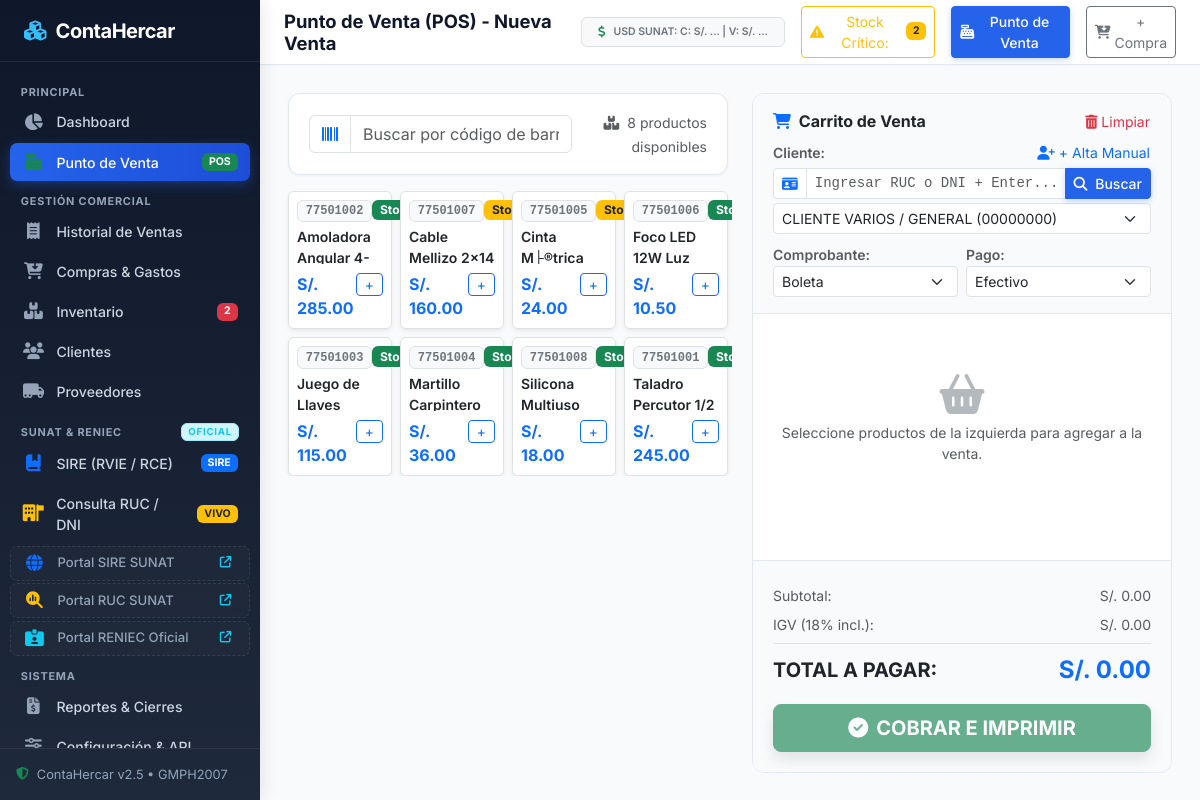
Screenshot of /venta_nueva.php with the database file from the repository.
### tables this page shows
CREATE TABLE `productos` (
  `id` int(11) NOT NULL AUTO_INCREMENT,
  `codigo_barra` varchar(50) NOT NULL,
  `nombre` varchar(150) NOT NULL,
  `categoria_id` int(11) DEFAULT NULL,
  `descripcion` text DEFAULT NULL,
  `precio_compra` decimal(10,2) NOT NULL DEFAULT 0.00,
  `precio_venta` decimal(10,2) NOT NULL DEFAULT 0.00,
  `stock` int(11) NOT NULL DEFAULT 0,
  `stock_minimo` int(11) NOT NULL DEFAULT 5,
  `unidad_medida` varchar(20) DEFAULT 'UNID',
  `estado` tinyint(1) DEFAULT 1,
  `created_at` timestamp NOT NULL DEFAULT current_timestamp(),
  `updated_at` timestamp NOT NULL DEFAULT current_timestamp() ON UPDATE current_timestamp(),
  PRIMARY KEY (`id`),
  UNIQUE KEY `codigo_barra` (`codigo_barra`),
  KEY `categoria_id` (`categoria_id`),
  CONSTRAINT `productos_ibfk_1` FOREIGN KEY (`categoria_id`) REFERENCES `categorias` (`id`) ON DELETE SET NULL
);

CREATE TABLE `configuracion` (
  `id` int(11) NOT NULL AUTO_INCREMENT,
  `nombre_empresa` varchar(150) NOT NULL DEFAULT 'ContaHercar S.A.C.',
  `ruc_empresa` varchar(20) NOT NULL DEFAULT '20601234567',
  `direccion` varchar(255) DEFAULT 'Av. Principal 123, Lima - Per├║',
  `telefono` varchar(50) DEFAULT '+51 987 654 321',
  `email` varchar(100) DEFAULT 'contacto@contahercar.com',
  `moneda_simbolo` varchar(10) DEFAULT 'S/.',
  `moneda_nombre` varchar(30) DEFAULT 'Soles',
  `impuesto_nombre` varchar(20) DEFAULT 'IGV',
  `impuesto_porcentaje` decimal(5,2) DEFAULT 18.00,
  `api_ruc_url` varchar(255) DEFAULT 'https://api.apis.net.pe/v2/sunat/ruc?numero={numero}',
  `api_dni_url` varchar(255) DEFAULT 'https://api.apis.net.pe/v2/reniec/dni?numero={numero}',
  `api_ruc_token` varchar(255) DEFAULT '',
  `api_ruc_provider` varchar(50) DEFAULT 'apisnet',
  `updated_at` timestamp NOT NULL DEFAULT current_timestamp() ON UPDATE current_timestamp(),
  `sire_client_id` varchar(255) DEFAULT '',
  `sire_client_secret` varchar(255) DEFAULT '',
  `sire_usuario_sol` varchar(50) DEFAULT '',
  `sire_clave_sol` varchar(50) DEFAULT '',
  `sire_ambiente` varchar(20) DEFAULT 'beta',
  PRIMARY KEY (`id`)
);

### config/app.php (called while the page is built, shortened)
<?php
function getSystemConfig() {
    static $config = null;
    if ($config !== null) {
        return $config;
    }
    $pdo = getDBConnection();
    $stmt = $pdo->query("SELECT * FROM configuracion ORDER BY id ASC LIMIT 1");
    $config = $stmt->fetch();
    return $config;
}
function formatMoney($amount) {
    $cfg = getSystemConfig();
    $symbol = $cfg['moneda_simbolo'] ?? 'S/.';
    return $symbol . ' ' . number_format((float)$amount, 2, '.', ',');
}

### venta_nueva.php (the view, shortened to what this page needs)
<?php
require_once __DIR__ . '/includes/header.php';
$pdo = getDBConnection();
$cfg = getSystemConfig();
$clientes = $pdo->query("SELECT id, nombre_razon_social, num_doc, tipo_doc FROM clientes ORDER BY (num_doc = '00000000') DESC, nombre_razon_social ASC")->fetchAll();
$productos = $pdo->query("SELECT p.*, c.nombre as categoria_nombre
    FROM productos p
    LEFT JOIN categorias c ON p.categoria_id = c.id
    WHERE p.estado = 1 AND p.stock > 0
    ORDER BY p.nombre ASC")->fetchAll();
?>
<div class="pos-wrapper">
    <div class="pos-products">
        <div class="card-custom mb-3">
            <div class="card-custom-body py-3">
                <div class="row g-2 align-items-center">
                    <div class="col-12 col-md-8">
                        <div class="input-group">
                            <span class="input-group-text bg-white"><i class="fa fa-barcode text-primary"></i></span>
                            <input type="text" id="posBusqueda" class="form-control" placeholder="Buscar por código de barras o nombre de producto..." autofocus>
                        </div>
                    </div>
                    <div class="col-12 col-md-4 text-end">
                        <span class="text-muted small"><i class="fa fa-boxes-stacked me-1"></i> <span id="posTotalDisponibles"><?= count($productos) ?></span> productos disponibles</span>
                    </div>
                </div>
            </div>
        </div>
        <div class="row g-2" id="gridProductos" style="max-height: calc(100vh - 220px); overflow-y: auto;">
            <?php foreach ($productos as $p): ?>
                <div class="col-6 col-sm-4 col-md-3 item-card-prod"
                     data-id="<?= $p['id'] ?>"
                     data-nombre="<?= htmlspecialchars($p['nombre']) ?>"
                     data-codigo="<?= htmlspecialchars($p['codigo_barra']) ?>"
                     data-precio="<?= $p['precio_venta'] ?>"
                     data-stock="<?= $p['stock'] ?>"
                     data-unidad="<?= htmlspecialchars($p['unidad_medida']) ?>"
                     onclick="agregarAlCarrito(<?= htmlspecialchars(json_encode($p)) ?>)">
                    <div class="card h-100 p-2 border shadow-sm cursor-pointer" style="cursor: pointer; transition: transform 0.15s, border-color 0.15s;">
                        <div class="d-flex justify-content-between align-items-start mb-1">
                            <span class="badge bg-light text-secondary border small font-monospace"><?= htmlspecialchars($p['codigo_barra']) ?></span>
                            <span class="badge <?= $p['stock'] <= $p['stock_minimo'] ? 'bg-warning text-dark' : 'bg-success' ?> small">
                                Stock: <?= $p['stock'] ?>
                            </span>
                        </div>
                        <div class="fw-semibold text-dark text-truncate-2 small mb-2" style="height: 38px; overflow: hidden;" title="<?= htmlspecialchars($p['nombre']) ?>">
                            <?= htmlspecialchars($p['nombre']) ?>
                        </div>
                        <div class="d-flex justify-content-between align-items-baseline mt-auto">
                            <span class="text-primary fw-bold fs-6"><?= formatMoney($p['precio_venta']) ?></span>
                            <button type="button" class="btn btn-sm btn-outline-primary py-0 px-2" title="Agregar">+</button>
                        </div>
                    </div>
                </div>
            <?php endforeach; ?>
        </div>
    </div>
    <div class="pos-cart">
        <form method="POST" action="venta_nueva.php" id="formVentaPos" class="d-flex flex-column h-100">
            <div class="pos-cart-header">
                <div class="d-flex align-items-center justify-content-between mb-2">
                    <h6 class="mb-0 fw-bold text-dark"><i class="fa fa-cart-shopping text-primary me-1"></i> Carrito de Venta</h6>
                    <button type="button" class="btn btn-sm btn-link text-danger text-decoration-none p-0" onclick="vaciarCarrito()">
                        <i class="fa fa-trash-can"></i> Limpiar
                    </button>
                </div>
                <div class="mb-2">
                    <div class="d-flex justify-content-between align-items-center mb-1">
                        <label class="form-label small fw-semibold text-muted mb-0">Cliente:</label>
                        <button type="button" class="btn btn-sm btn-link text-primary p-0 text-decoration-none small" data-bs-toggle="modal" data-bs-target="#modalClienteRapido">
                            <i class="fa fa-user-plus"></i> + Alta Manual
                        </button>
                    </div>
                    <div class="input-group input-group-sm mb-1">
                        <span class="input-group-text bg-white"><i class="fa fa-id-card text-primary"></i></span>
                        <input type="text" id="pos_ruc_rapido" class="form-control font-monospace" placeholder="Ingresar RUC o DNI + Enter..." maxlength="11" inputmode="numeric" pattern="[0-9]*" onkeydown="if(event.key==='Enter'){event.preventDefault(); buscarClientePorRucPos();}">
                        <button type="button" class="btn btn-primary" id="btnPosBuscarRuc" onclick="buscarClientePorRucPos()" title="Buscar o registrar automáticamente desde SUNAT">
                            <i class="fa fa-search me-1"></i> Buscar
                        </button>
                    </div>
                    <select name="cliente_id" id="pos_cliente_id" class="form-select form-select-sm" required>
                        <?php foreach ($clientes as $cl): ?>
                            <option value="<?= $cl['id'] ?>">
                                <?= htmlspecialchars($cl['nombre_razon_social']) ?> (<?= $cl['num_doc'] ?>)
                            </option>
                        <?php endforeach; ?>
                    </select>
                </div>
                <div class="row g-2">
                    <div class="col-6">
                        <label class="form-label small fw-semibold text-muted mb-0">Comprobante:</label>
                        <select name="tipo_comprobante" id="pos_tipo_comprobante" class="form-select form-select-sm">
                            <option value="Boleta">Boleta</option>
                        </select>
                    </div>
                    <div class="col-6">
                        <label class="form-label small fw-semibold text-muted mb-0">Pago:</label>
                        <select name="metodo_pago" id="pos_metodo_pago" class="form-select form-select-sm">
                            <option value="Efectivo">Efectivo</option>
                        </select>
                    </div>
                </div>
            </div>
            <div class="pos-cart-items" id="listaCarrito">
                <div class="text-center py-5 text-muted" id="carritoVacioMsg">
                    <i class="fa fa-basket-shopping fs-1 mb-2 text-secondary opacity-50"></i>
                    <p class="small mb-0">Seleccione productos de la izquierda para agregar a la venta.</p>
                </div>
            </div>
            <div class="pos-cart-footer">
                <div class="d-flex justify-content-between text-muted small py-1">
                    <span>Subtotal:</span>
                    <span id="lblPosSubtotal"><?= $cfg['moneda_simbolo'] ?> 0.00</span>
                </div>
                <div class="d-flex justify-content-between text-muted small py-1">
                    <span><?= htmlspecialchars($cfg['impuesto_nombre']) ?> (<?= (float)$cfg['impuesto_porcentaje'] ?>% incl.):</span>
                    <span id="lblPosImpuesto"><?= $cfg['moneda_simbolo'] ?> 0.00</span>
                </div>
                <div class="d-flex justify-content-between align-items-center py-2 border-top mt-1 mb-2">
                    <span class="fs-5 fw-bold text-dark">TOTAL A PAGAR:</span>
                    <span class="fs-4 fw-bold text-primary" id="lblPosTotal"><?= $cfg['moneda_simbolo'] ?> 0.00</span>
                </div>
                <button type="submit" class="btn btn-success btn-lg w-100 fw-bold d-flex align-items-center justify-content-center gap-2 shadow" id="btnCobrar" disabled>
                    <i class="fa fa-check-circle fs-5"></i> COBRAR E IMPRIMIR
                </button>
            </div>
        </form>
    </div>
</div>
<?php include __DIR__ . '/includes/footer.php'; ?>

### assets/css/style.css (style rules this page uses)
:root { --primary: #2563eb; --primary-dark: #1d4ed8; --primary-light: #eff6ff; --secondary: #64748b; --success: #10b981; --warning: #f59e0b; --danger: #ef4444; --info: #06b6d4; --dark: #0f172a; --dark-surface: #1e293b; --light-bg: #f8fafc; --border-color: #e2e8f0; --sidebar-width: 260px; --topbar-height: 65px; }
body { font-family: 'Inter', system-ui, -apple-system, BlinkMacSystemFont, 'Segoe UI', Roboto, Oxygen, Ubuntu, Cantarell, sans-serif; background-color: var(--light-bg); color: #334155; margin: 0; padding: 0; overflow-x: hidden; }
.card-custom { background: #ffffff; border: 1px solid var(--border-color); border-radius: 0.75rem; box-shadow: 0 1px 3px rgba(0, 0, 0, 0.05); margin-bottom: 1.5rem; transition: transform 0.2s, box-shadow 0.2s; }
.card-custom-body { padding: 1.25rem; }
.btn-primary { background-color: var(--primary); border-color: var(--primary); box-shadow: 0 2px 6px rgba(37, 99, 235, 0.25); font-weight: 500; }
.btn-success { background-color: var(--success); border-color: var(--success); box-shadow: 0 2px 6px rgba(16, 185, 129, 0.25); font-weight: 500; }
.pos-wrapper { display: grid; grid-template-columns: 1fr 420px; gap: 1.5rem; }
.pos-cart { background: #ffffff; border: 1px solid var(--border-color); border-radius: 0.75rem; display: flex; flex-direction: column; height: calc(100vh - 120px); position: sticky; top: 80px; }
.pos-cart-header { padding: 1rem 1.25rem; border-bottom: 1px solid var(--border-color); background: #f8fafc; border-top-left-radius: 0.75rem; border-top-right-radius: 0.75rem; }
.pos-cart-items { flex-grow: 1; overflow-y: auto; padding: 0.75rem; }
.pos-cart-footer { padding: 1.25rem; border-top: 1px solid var(--border-color); background: #f8fafc; border-bottom-left-radius: 0.75rem; border-bottom-right-radius: 0.75rem; }

### rows the page displays
productos: codigo_barra "77501002", nombre "Amoladora Angular…", precio_venta.moneda_simbolo "S/. 285.00"
productos: codigo_barra "77501007", nombre "Cable Mellizo 2x14…", precio_venta.moneda_simbolo "S/. 160.00"
productos: codigo_barra "77501005", nombre "Cinta M├®trica…", precio_venta.moneda_simbolo "S/. 24.00"
productos: codigo_barra "77501006", nombre "Foco LED 12W Luz…", precio_venta.moneda_simbolo "S/. 10.50"
productos: codigo_barra "77501003", nombre "Juego de Llaves…", precio_venta.moneda_simbolo "S/. 115.00"
productos: codigo_barra "77501004", nombre "Martillo Carpintero…", precio_venta.moneda_simbolo "S/. 36.00"
productos: codigo_barra "77501008", nombre "Silicona Multiuso…", precio_venta.moneda_simbolo "S/. 18.00"
productos: codigo_barra "77501001", nombre "Taladro Percutor 1/2…", precio_venta.moneda_simbolo "S/. 245.00"
configuracion: moneda_simbolo "S/.", impuesto_nombre "IGV", impuesto_porcentaje "18"

### other values shown
$quickCounters['low_stock'] "2"
$pageTitle "Punto de Venta (POS) - Nueva Venta"
count($productos) "8"
form field cliente_id "CLIENTE VARIOS / GENERAL (00000000)"
